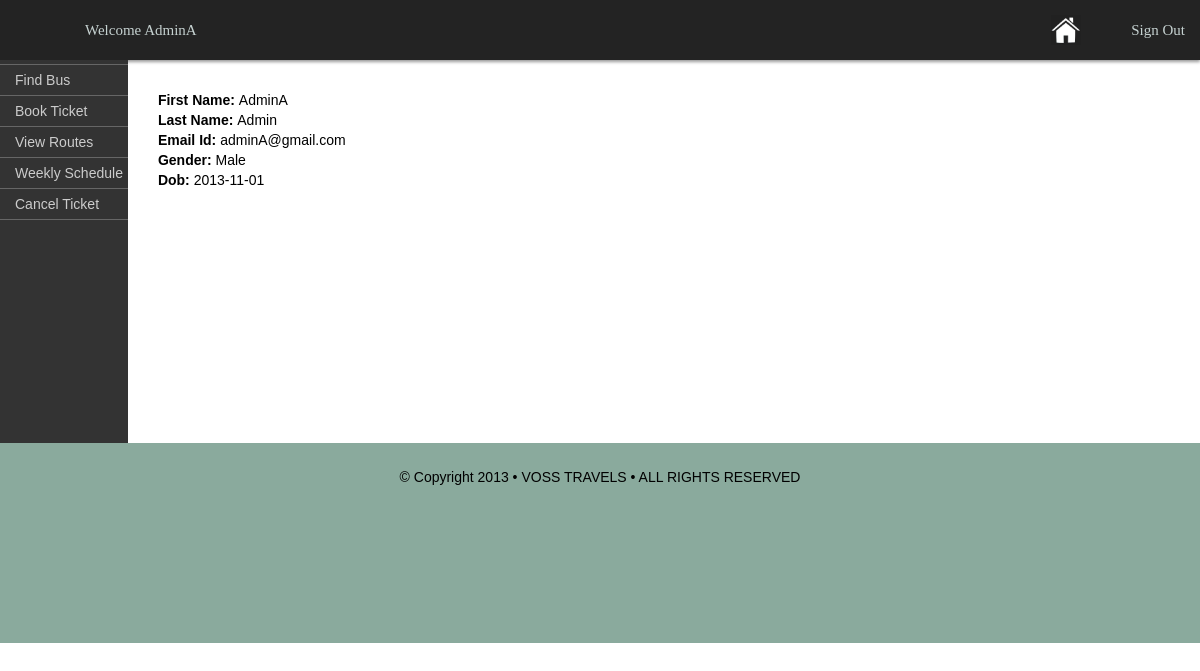
Screenshot of /client/user_details.php (signed in) with the database file from the repository.
### tables this page shows
CREATE TABLE IF NOT EXISTS `user` (
  `userid` int(11) NOT NULL AUTO_INCREMENT,
  `first_name` varchar(40) NOT NULL,
  `last_name` varchar(40) NOT NULL,
  `email_id` varchar(40) NOT NULL,
  `password` varchar(32) NOT NULL,
  `gender` varchar(6) NOT NULL,
  `dob` date DEFAULT NULL,
  `type` varchar(10) NOT NULL DEFAULT 'normal',
  PRIMARY KEY (`userid`)
);

### client/user_details.php (the view, shortened to what this page needs)
<html>
<head>
<link href="./css/2net2.css" rel="stylesheet" type="text/css" />
</head>
<body>
<div id='topbar'>
	<ul>
		   <?php
				if ( isset($_SESSION['logged_in']) && $_SESSION['logged_in']==true )
				{	 echo"<li><a href='./css2_sign_out.php'><span>Sign Out</span></a>";
				}
				else if ( !isset($_SESSION['logged_in']) || $_SESSION['logged_in']==false )
                {	echo "<li><a href='./css2_create_account.php'>Create Account</a></li>";
					echo "<li><a href='./css2_sign_in.php'>Login</a></li>";
				}
			?>
		   <li class='active'><a href='0211.php'><img src="images/home-icon.jpg" width="30" height="30" style="margin-top:15px" background="#000"></a></li>
			<?php
				if ( isset($_SESSION['logged_in']) && $_SESSION['logged_in']==true )
				{ echo "<li style='float:left; margin-left:50px' class='has-sub'><a href='#'><span>Welcome ". $_SESSION['name'] ."</span></a>";
				  echo"</li>";
				}
			?>
		</ul>
</div>
<div class="container">
<div id="row">
  <div class="sidebar2">
    <ul class="nav">
         <li><a href="./css2_findbus.php">Find Bus</a></li>
         <li><a href="./css2_bookticket1.php">Book Ticket</a></li>
         <li><a href="./view_route.php">View Routes</a></li>
         <li><a href="./view_schedule.php">Weekly Schedule</a></li>
         <li><a href="./cancelticket.php">Cancel Ticket</a></li>
    </ul>
  </div>
  <div class="content">
  <?php
	if( isset($_SESSION['logged_in']) )
	{	require_once './database_connect.php';
	$query = "SELECT first_name, last_name,email_id,gender, dob FROM user where userid=". $_SESSION['userid']. ";";
		$result = mysql_query($query, $db_connection) or die("query error". mysql_error());
		while($row = mysql_fetch_array($result))
		{	echo "<br><b>First Name: </b>" . ucfirst($row["first_name"]);
			echo "<br><b>Last Name: </b>" . ucfirst($row["last_name"]);
			echo "<br><b>Email Id: </b>" . $row["email_id"];
			echo "<br><b>Gender: </b>" . $row["gender"];
			echo "<br><b>Dob: </b>" . $row["dob"];
		}
	}
	?>
  </div>
 </div>
  <div class="footer">
    <p align="center">&copy Copyright 2013 &bull;  VOSS TRAVELS &bull;  ALL RIGHTS RESERVED</p>
  </div>
 </div>
</body>
</html>

### client/css/2net2.css (style rules this page uses)
html, body { margin: 0; padding: 0; }
body { font-family: Verdana, Arial; font-size: 14px; line-height: 20px; background-color: #FFF; color: #000; }
b { margin-left: 30px; }
ul, ol, dl { padding: 0; margin: 0; }
#row { display: table-row; }
.sidebar2,.content { display: table-cell; }
.content { padding: 10px 0; width: 100%; height:383px; }
.sidebar2 { width: 17%; background-color: #333; padding-bottom: 10px; }
ul.nav { list-style: none; border-top: 1px solid #666; margin-bottom: 15px; }
ul.nav li { border-bottom: 1px solid #666; font-family: 90% 'Lucida Sans Unicode', 'Bitstream Vera Sans', 'Trebuchet Unicode MS', 'Lucida Grande', Verdana, Helvetica, sans-serif; }
ul.nav a, ul.nav a:visited { padding: 5px 5px 5px 15px; display: block; text-decoration: none; background-color: #333; color: #ccc; }
#topbar ul { margin: 0; padding: 0; }
#topbar li { margin: 0; padding: 0; }
#topbar a { margin: 0; padding: 0; }
#topbar ul { list-style: none; }
#topbar a { text-decoration: none; }
#topbar { height: 60px; background-color: #232323; box-shadow: 0px 2px 3px rgba(0, 0, 0, 0.4); }
#topbar > ul > li { float: right; margin-right: 15px; position: relative; }
#topbar > ul > li > a { color:#C5D1D0; font-family: Verdana, 'Lucida Grande'; font-size: 15px; line-height: 60px; margin-left:35px; -webkit-transition: color .15s; -moz-transition: color .15s; -o-transition: color .15s; transition: color .15s; }
.footer { padding: 10px 0; background-color:#8AAA9D; height:180px; color:#000; position: relative; clear: both; }

### rows the page displays
user: first_name "AdminA", last_name "Admin", email "adminA@gmail.com", gender "Male", dob "2013-11-01"

### other values shown
$_SESSION['name'] "AdminA"
